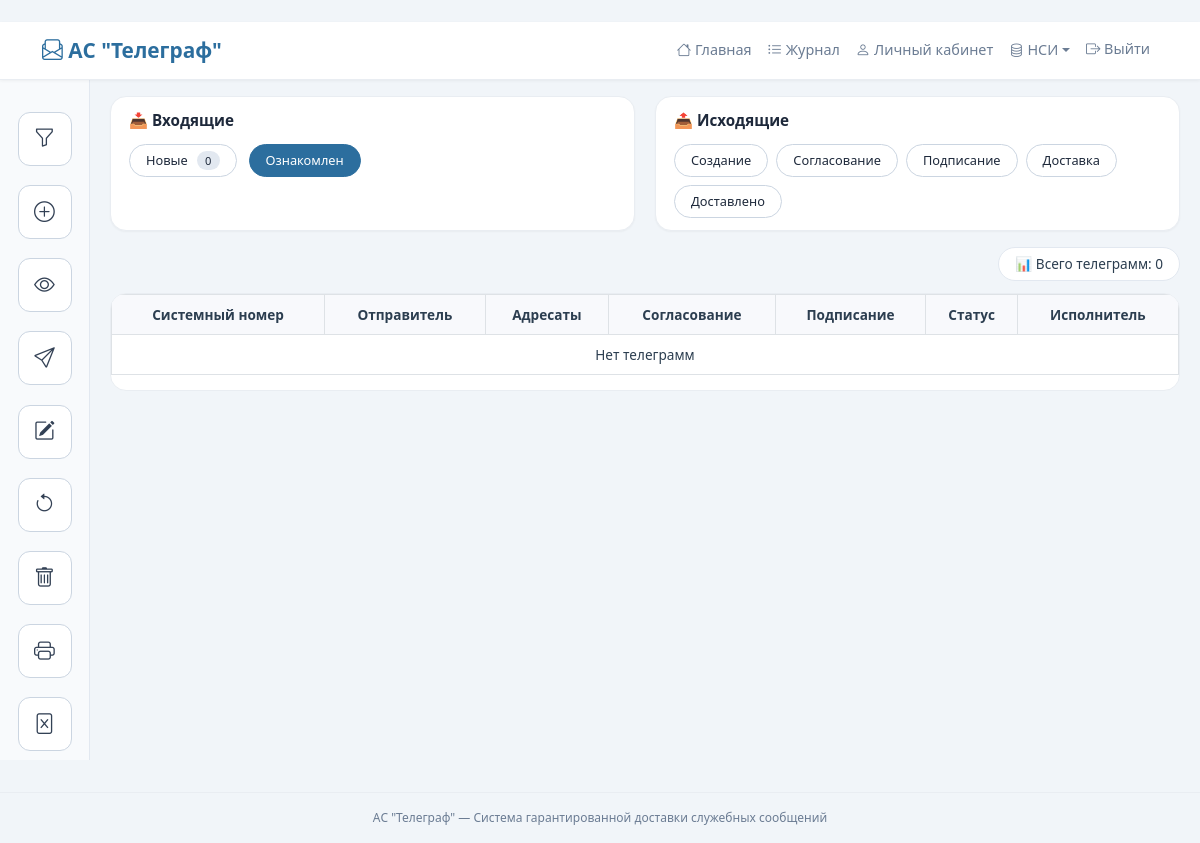
The page /journal/?type=incoming&status=read (signed in) on the database as committed earlier.
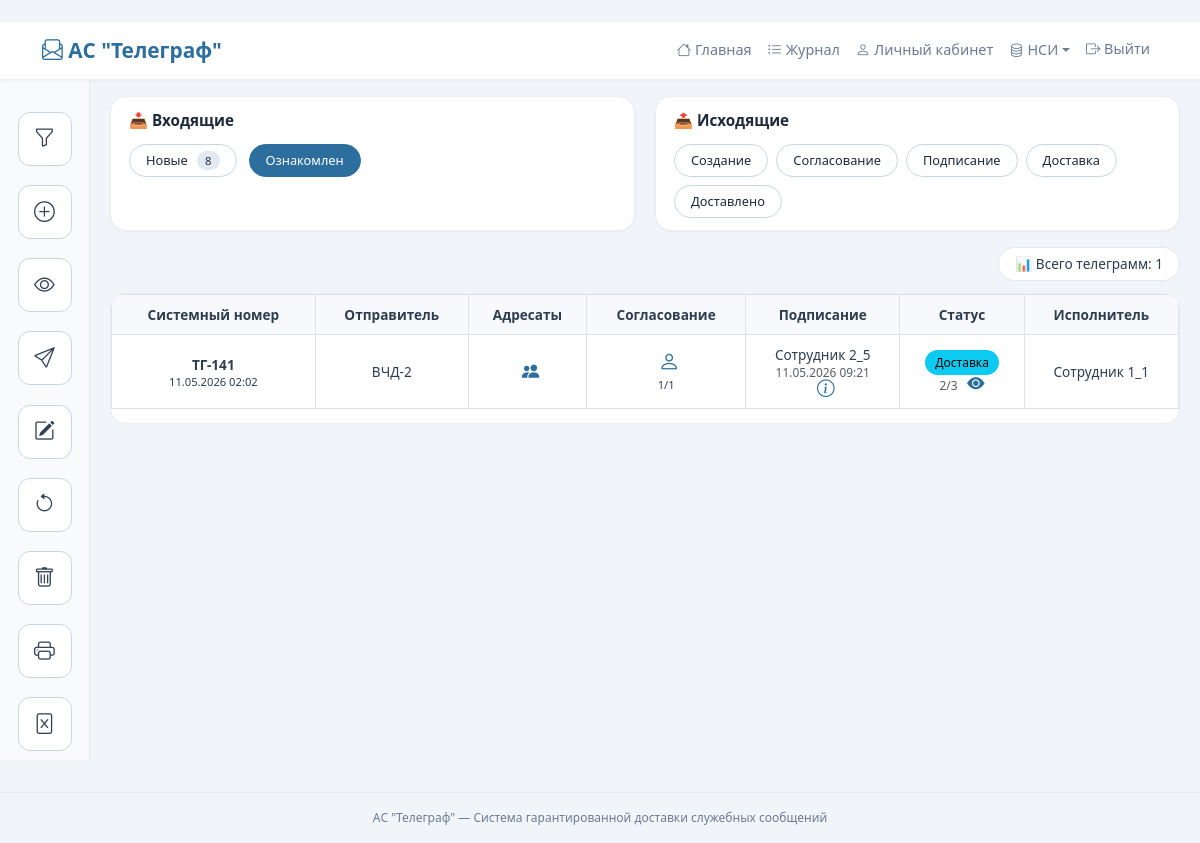
The same page on the database as committed later.
### core/models.py (models this page shows, shortened)
class Telegram(models.Model):
    class Priority(models.TextChoices):
        NORMAL = 'NORMAL', 'Обычная'
        URGENT = 'URGENT', 'Срочная'
    class Status(models.TextChoices):
        DRAFT = 'DRAFT', 'Черновик'
        ON_APPROVAL = 'ON_APPROVAL', 'На согласовании'
        APPROVED = 'APPROVED', 'Согласовано'
        ON_SIGNATURE = 'ON_SIGNATURE', 'На подписании'
        SIGNED = 'SIGNED', 'Подписано'
        DELIVERY = 'DELIVERY', 'Доставка'
        DELIVERED = 'DELIVERED', 'Доставлено'
        REJECTED = 'REJECTED', 'Отказано'
    number = models.CharField(max_length=50, blank=True, null=True, verbose_name='Номер телеграммы')
    author = models.ForeignKey(User, on_delete=models.CASCADE, related_name='authored_telegrams', verbose_name='Автор')
    text = models.TextField(verbose_name='Текст телеграммы')
    created_at = models.DateTimeField(auto_now_add=True, verbose_name='Дата создания')
    status = models.CharField(max_length=20, choices=Status.choices, default=Status.DRAFT, verbose_name='Статус')
    priority = models.CharField(max_length=10, choices=Priority.choices, default=Priority.NORMAL, verbose_name='Приоритет')
    requires_approval = models.BooleanField(default=False, verbose_name='Требуется согласование')
    approvers = models.ManyToManyField(User, related_name='telegrams_to_approve', blank=True, verbose_name='Согласующие')
    approvals_received = models.PositiveIntegerField(default=0, verbose_name='Количество согласовавших')
    approval_sent_at = models.DateTimeField(null=True, blank=True, verbose_name='Отправлено на согласование')
    approval_completed_at = models.DateTimeField(null=True, blank=True, verbose_name='Согласование завершено')
    requires_signature = models.BooleanField(default=False, verbose_name='Требуется подпись')
    signer = models.ForeignKey(User, on_delete=models.SET_NULL, null=True, blank=True, related_name='telegrams_to_sign', verbose_name='Подписант')
    signed_at = models.DateTimeField(null=True, blank=True, verbose_name='Дата подписи')
    signature = models.CharField(max_length=128, blank=True, null=True, verbose_name='Электронная подпись')
    signer_department = models.CharField(max_length=255, blank=True, verbose_name='Подразделение подписанта')
    delivered_at = models.DateTimeField(null=True, blank=True, verbose_name='Дата доставки всем')
    executor = models.ForeignKey(User, on_delete=models.SET_NULL, null=True, blank=True, related_name='executed_telegrams', verbose_name='Исполнитель')
    author_department = models.CharField(max_length=255, blank=True, verbose_name='Подразделение автора')
    rejection_reason = models.TextField(blank=True, null=True, verbose_name='Причина отказа')
    rejected_by = models.ForeignKey(User, on_delete=models.SET_NULL, null=True, blank=True, related_name='rejected_telegrams', verbose_name='Кто отклонил')
    rejected_at = models.DateTimeField(null=True, blank=True, verbose_name='Дата отклонения')
    def get_read_progress(self):
        total = self.recipients.count()
        if total == 0:
            return (0, 0)
        read_count = self.recipients.filter(status='READ').count()
        return (read_count, total)
    def get_recipients_status_list(self):
        data = []
        for r in self.recipients.select_related('user__department'):
            data.append({
                'full_name': r.user.full_name or r.user.username,
                'department': r.user.department.code if r.user.department else '—',
                'status': r.status,
                'read_at': r.read_at.strftime('%d.%m.%Y %H:%M') if r.read_at else None,
        })
        return data
    def get_approvers_status_list(self):
        data = []
        for approver in self.approvers.select_related('department'):
            signature = self.signatures.filter(user=approver).first()
            data.append({
                'full_name': approver.full_name or approver.username,
                'department': approver.department.code if approver.department else '—',
                'status': 'APPROVED' if signature else 'PENDING',
                'signed_at': signature.signed_at.strftime('%d.%m.%Y %H:%M') if signature else None,
            })
        return data
    def get_signer_info(self):
        if not self.signer:
            return None
        return {
            'full_name': self.signer.full_name or self.signer.username,
            'department': self.signer.department.code if self.signer.department else '—',
            'status': 'SIGNED' if self.signed_at else 'PENDING',
            'signed_at': self.signed_at.strftime('%d.%m.%Y %H:%M') if self.signed_at else None,
        }

class User(AbstractUser):
    role = models.CharField(max_length=10, choices=Role.choices, default=Role.USER, verbose_name='Роль')
    full_name = models.CharField(max_length=255, verbose_name='Полное имя')
    phone = models.CharField(max_length=20, blank=True, null=True, verbose_name='Телефон')
    email = models.EmailField(blank=True, null=True, verbose_name='Email')
    department = models.ForeignKey(Department, on_delete=models.SET_NULL, null=True, blank=True, verbose_name='Подразделение')
    position = models.ForeignKey(Position, on_delete=models.SET_NULL, null=True, blank=True, verbose_name='Должность')

class Department(models.Model):
    code = models.CharField(max_length=20, unique=True, verbose_name='Код подразделения')
    name = models.CharField(max_length=255, verbose_name='Наименование')
    class Meta:
        verbose_name = 'Подразделение'
        verbose_name_plural = 'Подразделения'
    def __str__(self):
        return f"{self.code} - {self.name}"

### core/views.py (the view, shortened to what this page needs)
# urls.py: path('journal/', views.telegram_journal, name='telegram_journal'),
@login_required
def telegram_journal(request):
    if not request.GET.get('type') and not request.GET.get('stage'):
        return redirect(f"{request.path}?type=outgoing&stage=create")
    user = request.user
    if user.role == 'ADMIN':
        telegrams = Telegram.objects.all()
    else:  # USER
        telegrams = Telegram.objects.filter(Q(author=user) | Q(recipients__user=user)).distinct()
    if user.role != 'USER':
        telegrams = telegrams.filter(
            Q(author=user) | ~Q(status=Telegram.Status.DRAFT)
        )
    type_filter = request.GET.get('type')
    incoming_status = request.GET.get('status')
    outgoing_stage = request.GET.get('stage')
    if type_filter == 'incoming':
        telegrams = telegrams.filter(recipients__user=user).distinct()
        if incoming_status == 'new':
            if user.role == 'USER':
                is_approver = Exists(Telegram.approvers.through.objects.filter(telegram=OuterRef('pk'), user=user))
                q = Q(status=Telegram.Status.DELIVERY)
                q |= (Q(status=Telegram.Status.ON_APPROVAL) & is_approver)
                q |= (Q(status=Telegram.Status.ON_SIGNATURE) & Q(signer=user))
                telegrams = telegrams.filter(q)
            else:
                telegrams = telegrams.filter(status__in=[Telegram.Status.ON_APPROVAL, Telegram.Status.ON_SIGNATURE, Telegram.Status.DELIVERY])
        elif incoming_status == 'read':
            recipient_read_exists = TelegramRecipient.objects.filter(
                telegram=OuterRef('pk'), user=user, status='READ'
            )
            telegrams = telegrams.filter(Exists(recipient_read_exists))
    form = TelegramFilterForm(request.GET)
    if form.is_valid():
        data = form.cleaned_data
        if data.get('start_date'):
            telegrams = telegrams.filter(created_at__date__gte=data['start_date'])
        if data.get('end_date'):
            telegrams = telegrams.filter(created_at__date__lte=data['end_date'])
        if data.get('number'):
            telegrams = telegrams.filter(number__icontains=data['number'])
        if data.get('department'):
            telegrams = telegrams.filter(
                Q(author__department=data['department']) |
                Q(recipients__user__department=data['department'])
            ).distinct()
    telegrams = telegrams.order_by('-created_at')
    filter_params = request.GET.copy()
    filter_params.pop('page', None)
    paginator = Paginator(telegrams, 15)   # количество на страницу
    page_obj = paginator.get_page(request.GET.get('page'))
    def add_three_hours(time_str):
        if not time_str or time_str == '—':
            return time_str
        try:
            date_part, time_part = time_str.split(' ')
            hour = int(time_part.split(':')[0])
            minute = time_part.split(':')[1]
            new_hour = hour + 3
            if new_hour >= 24:
                new_hour -= 24
            return f"{date_part} {new_hour:02d}:{minute}"
        except:
            return time_str
    for t in page_obj:
        t.author_department = t.author.department.code if t.author.department else '—'
        t.recipient_departments = list(set(
            r.user.department.code for r in t.recipients.select_related('user__department') if r.user.department
        ))
        t.approver_departments = list(set(
            a.department.code for a in t.approvers.select_related('department') if a.department
        )) if t.requires_approval else []
        t.approval_count = t.approvals_received
        user_recipient = t.recipients.filter(user=user).first()
        t.user_recipient_id = user_recipient.id if user_recipient else None
        recipients_status = t.get_recipients_status_list()
        for item in recipients_status:
            if item.get('read_at'):
                item['read_at'] = add_three_hours(item['read_at'])
        t.recipients_status_json = json.dumps(recipients_status, ensure_ascii=False)
        approvers_status = t.get_approvers_status_list()
        for item in approvers_status:
            if item.get('signed_at'):
                item['signed_at'] = add_three_hours(item['signed_at'])
        t.approvers_status_json = json.dumps(approvers_status, ensure_ascii=False)
        if t.signer:
            signer_info = t.get_signer_info()
            if signer_info.get('signed_at'):
                signer_info['signed_at'] = add_three_hours(signer_info['signed_at'])
            t.signer_info_json = json.dumps(signer_info, ensure_ascii=False)
        else:
            t.signer_info_json = 'null'
        rejection_data = {
            'reason': t.rejection_reason,
            'rejected_by': t.rejected_by.full_name or t.rejected_by.username if t.rejected_by else None,
            'rejected_at': add_three_hours(t.rejected_at.strftime('%d.%m.%Y %H:%M')) if t.rejected_at else None,
        }
        t.rejection_data_json = json.dumps(rejection_data, ensure_ascii=False)
    if user.role == 'USER':
        is_approver = Exists(Telegram.approvers.through.objects.filter(telegram=OuterRef('telegram__pk'), user=user))
        q_new = Q(telegram__status=Telegram.Status.DELIVERY)
        q_new |= (Q(telegram__status=Telegram.Status.ON_APPROVAL) & is_approver)
        q_new |= (Q(telegram__status=Telegram.Status.ON_SIGNATURE) & Q(telegram__signer=user))
        new_count = TelegramRecipient.objects.filter(user=user, status='PENDING').filter(q_new).distinct().count()
    else:
        new_count = TelegramRecipient.objects.filter(user=user, status='PENDING').count()
    departments = Department.objects.all()
    return render(request, 'core/journal.html', {
        'page_obj': page_obj,
        'form': form,
        'departments': departments,
        'user_role': user.role,
        'new_count': new_count,
        'filter_params': filter_params,
    })

### core/templates/core/journal.html (shortened to what the changed rows need)
﻿{% extends 'base.html' %}
{% block content %}
<div style="display: flex; min-height: calc(100vh - 120px);">
    <div class="main-area">
        <div style="display: flex; gap: 20px;">
            <div class="filter-card" style="flex:1;">
                <div style="display: flex; gap: 12px;">
                    <a href="?type=incoming&status=new" class="btn-pill {% if request.GET.type == 'incoming' and request.GET.status == 'new' %}active{% endif %}">Новые <span class="badge-count">{{ new_count }}</span></a>
                </div>
            </div>
        </div>
        <div class="info-bar"><div class="total-count">📊 Всего телеграмм: {{ page_obj.paginator.count }}</div></div>
        <div class="table-wrapper">
            <form id="telegramForm" method="post" action="{% url 'mass_delete' %}">
                <table class="journal-table">
                    <thead>
                        <tr>
                            <th>Системный номер</th>
                            <th>Отправитель</th>
                            <th>Адресаты</th>
                            <th>Согласование</th>
                            <th>Подписание</th>
                            <th>Статус</th>
                            <th>Исполнитель</th>
                        </tr>
                    </thead>
                    <tbody>
                        {% for tg in page_obj %}
                        <tr data-id="{{ tg.id }}" data-status="{{ tg.status }}" class="telegram-row">
                            <td><strong>ТГ-{{ tg.id }}</strong><br><span style="font-size:0.7rem;">{{ tg.created_at|date:"d.m.Y H:i" }}</span></td>
                            <td>{{ tg.author.department.code|default:tg.author_department|default:tg.author.full_name|default:tg.author.username }}</td>
                            <td><i class="bi bi-people-fill recipient-icon" data-recipients='{{ tg.recipient_departments|join:"||" }}' onclick="showRecipients(this)"></i></td>
                            <td>
                                {% with total=tg.approvers.count %}
                                    {% if total > 0 %}
                                        <i class="bi bi-{% if total == 1 %}person{% else %}people{% endif %} approval-icon approval-modal-icon" data-bs-toggle="modal" data-bs-target="#approversModal" data-approvers='{{ tg.approvers_status_json }}'></i>
                                        <div class="approval-counter">{{ tg.approvals_received|default:0 }}/{{ total }}</div>
                                    {% else %}—{% endif %}
                                {% endwith %}
                            </td>
                            <td>
                                {% if tg.signer %}
                                    {% if tg.signed_at %}
                                        <div>{{ tg.signer.full_name|default:tg.signer.username }}</div>
                                        <div class="small text-muted">{{ tg.signed_at|date:"d.m.Y H:i" }}</div>
                                    {% else %}
                                        <div>{{ tg.signer.full_name|default:tg.signer.username }}</div>
                                        <div class="small text-muted">Ожидает подписи</div>
                                    {% endif %}
                                    <i class="bi bi-info-circle signer-info-icon" data-bs-toggle="modal" data-bs-target="#signerModal" data-signer='{{ tg.signer_info_json }}'></i>
                                {% else %}—{% endif %}
                            </td>
                            <td>
                                <span class="badge-status status-{{ tg.status|lower }}">{{ tg.get_status_display }}</span>
                                {% if tg.status == 'DELIVERY' or tg.status == 'DELIVERED' %}
                                    {% with progress=tg.get_read_progress %}
                                        <br><small class="text-muted">{{ progress.0 }}/{{ progress.1 }}</small>
                                        {% if user.role == 'OPERATOR' %}
                                            <i class="bi bi-card-list manage-icon" data-bs-toggle="modal" data-bs-target="#manageModal" data-telegram-id="{{ tg.id }}" data-telegram-status="{{ tg.status }}" data-recipients='{{ tg.recipients_manage_json }}'></i>
                                        {% else %}
                                            <i class="bi bi-eye-fill eye-icon" data-bs-toggle="modal" data-bs-target="#statusModal" data-status='{{ tg.recipients_status_json }}'></i>
                                        {% endif %}
                                    {% endwith %}
                                {% endif %}
                            </td>
                            <td>{{ tg.author.full_name|default:tg.author.username }}</td>
                        </tr>
                        {% empty %}
                        <tr><td colspan="7" class="text-center py-4">Нет телеграмм</td></tr>
                        {% endfor %}
                    </tbody>
                </table>
            </form>
        </div>
    </div>
</div>
{% endblock %}

Rows that differ between the two databases and show on the page:
added Telegram: id "141", created_at "11.05.2026 02:02", author.department.code "ВЧД-2", approvals_received "1", approvers.count "1", signer.full_name "Сотрудник 2_5", signed_at "11.05.2026 09:21", status "Доставка", get_read_progress.0 "2", get_read_progress.1 "3", author.full_name "Сотрудник 1_1"
Other text that changed with them:
{{ new_count }}: "0" → "8"
{{ page_obj.paginator.count }}: "0" → "1"
text no longer shown: "Нет телеграмм"
